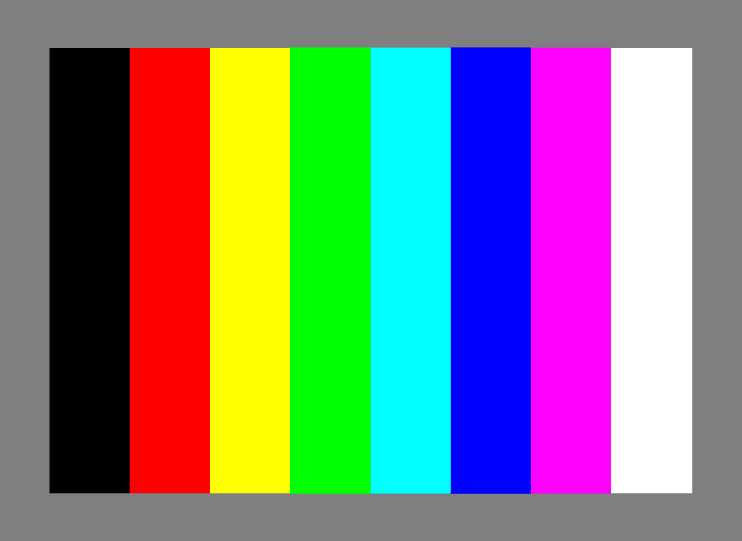
#> input picture 4_image_processing/lesson_4_8_rgb_color_space/input/FigP0606(color_bars).tif, 742 x 541 px
$ jupyter execute color_images.ipynb
#> lines starting #> are read from the running program, lines starting #| are printed output that depends on the picture
[cell 1]
import cv2
import numpy as np
import matplotlib.pyplot as plt

[cell 2]
r = np.zeros((300, 300), dtype=np.uint8)
r[0:150, 0:150] = 255
r[150:300, 150:300] = 255
plt.imshow(r, cmap='gray')
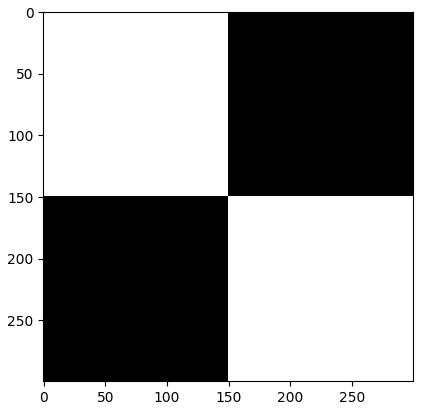
#> figure drawn by matplotlib, 1 panel

[cell 3]
g = np.zeros((300, 300), dtype=np.uint8)
g[0:150, 150:300] = 255
g[150:300, 150:300] = 255
plt.imshow(g, cmap='gray')
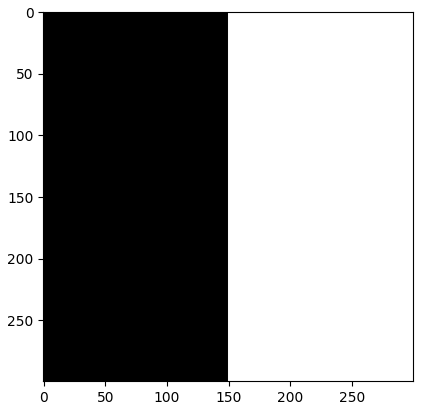
#> figure drawn by matplotlib, 1 panel

[cell 4]
b = np.zeros((300, 300), dtype=np.uint8)
b[150:300, 0:150] = 255
plt.imshow(b, cmap='gray')
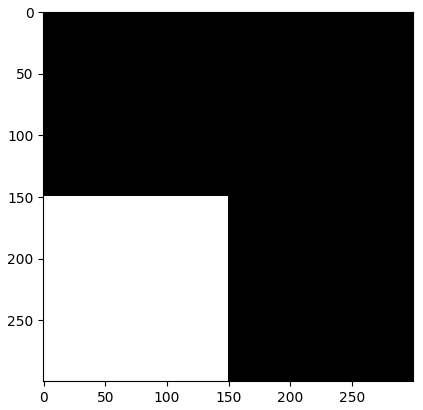
#> figure drawn by matplotlib, 1 panel

[cell 5]
microsoft_logo = cv2.merge([r, g, b])
plt.imshow(microsoft_logo)
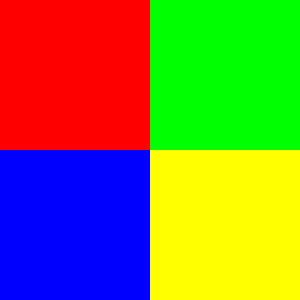
#> shown: shape (300, 300, 3); mean R, G, B 127.5, 127.5, 63.8

[cell 6]
image = cv2.imread("input/FigP0606(color_bars).tif")
#> image is the input picture: shape (541, 742, 3); mean B, G, R 127.4, 127.5, 127.3
image = cv2.cvtColor(image, cv2.COLOR_BGR2RGB)

image.shape
#> Out = (541, 742, 3)

[cell 7]
R, G, B = cv2.split(image)
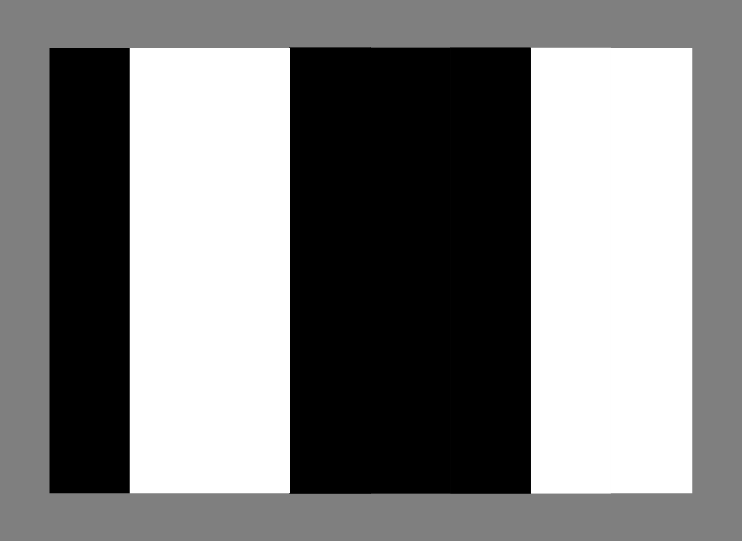
#> R: shape (541, 742); min 0, max 255, mean 127.3
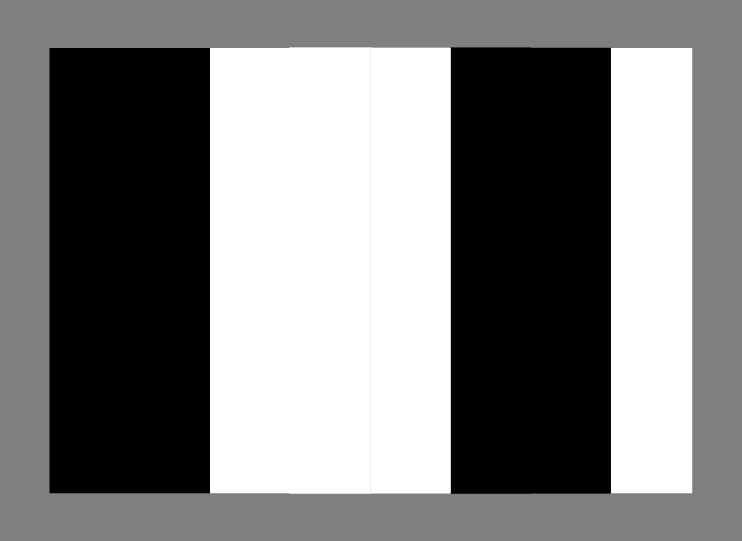
#> G: shape (541, 742); min 0, max 255, mean 127.5
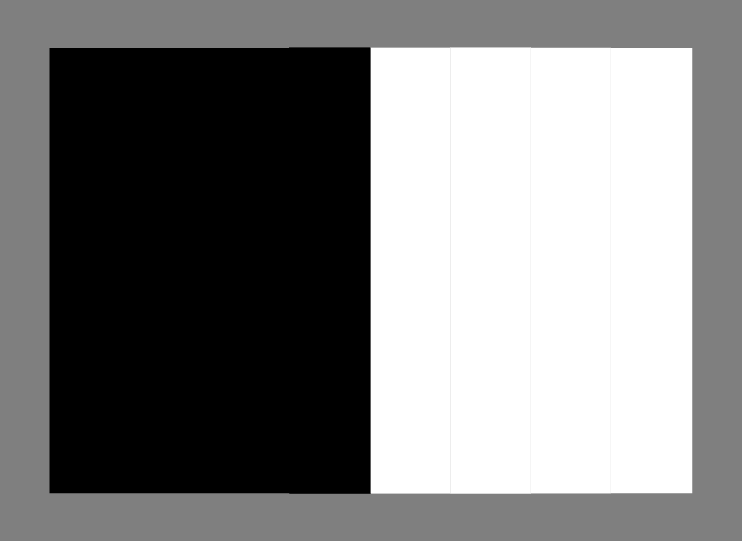
#> B: shape (541, 742); min 0, max 255, mean 127.4

[cell 8]
R.shape
#> Out = (541, 742)
